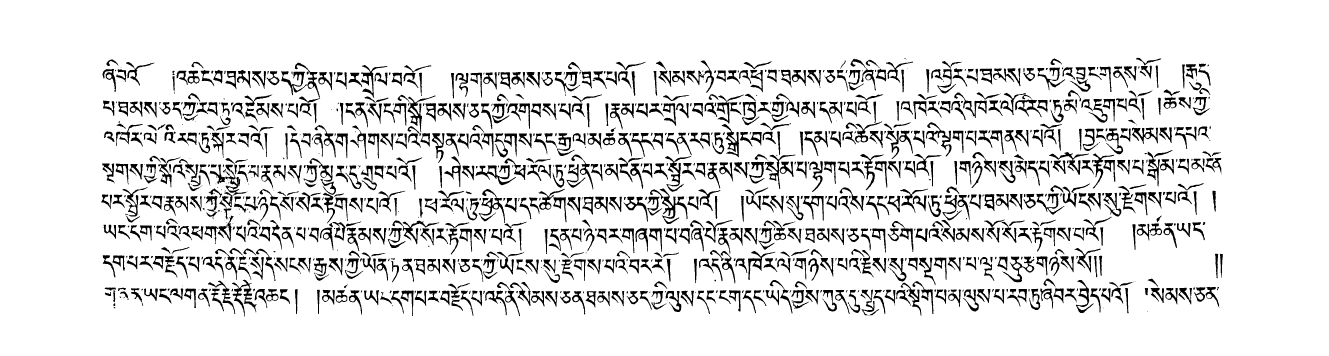
#> input picture remove_border/001.18.png, 5314 x 1422 px (shown at 1/4 size)
$ python hua_jixian.py --image remove_border/001.18.png
#> lines starting #> are read from the running program, lines starting #| are printed output that depends on the picture; after the words box and inside, x2 and y2 are one past the last pixel; in counts of white or black regions, pixels touching at a corner belong together
### Gendist.py
'''import cv2

# 读取图片并转至灰度模式
imagepath = '001.18.png'
# imagepath=cv2.resize(imagepath,(2000,1024))
img = cv2.imread(imagepath, 1)
img=cv2.resize(img,(2000,1024))
gray = cv2.cvtColor(img, cv2.COLOR_BGR2GRAY)
# 二值化
ret, thresh = cv2.threshold(gray, 127, 255, cv2.THRESH_BINARY)
# 图片轮廓
contours, hierarchy = cv2.findContours(thresh, 2, 1)
cnt = contours[0]
# 寻找凸包并绘制凸包（轮廓）
hull = cv2.convexHull(cnt)
print(hull)

length = len(hull)
for i in range(len(hull)):
    cv2.line(img, tuple(hull[i][0]), tuple(hull[(i+1)%length][0]), (0,255,0), 3)

# 显示图片
cv2.imshow('line', img)
cv2.waitKey()
'''
'''
打算利用轮廓检测进行大致行提取，先用大轮廓计算每行大概位置
import cv2
import matplotlib.pyplot as plt
def cv_show(name,image):
    cv2.imshow(name,image)
    cv2.waitKey(0)
    cv2.destroyAllWindows()
img = cv2.imread("001.18.png",0)
img=cv2.resize(img,(2000,1024))
cv_show('img',img)
#反向二值
bw=img/255
bw1=1-bw
cv_show('img',bw1)

#统计每行像素值
hs=sum(bw1)
plt.hist(hs)
hight=hs.shape[0]
print(hight)
plt.show()
#求峰值
dis = 25
hs2= hs*0
i = dis + 1
y=hight - dis
for i in range(y) :
   hs2= sum(hs[i-dis:i+dis,:].shape[0])/( dis*2 + 1 )
   plt.hist(hs2)
   plt.show()'''

# 导入工具包
from imutils import contours
from scipy import ndimage
import numpy as np
import argparse
import cv2
import myutils  # 直接alt+shift+enter新建
from scipy.spatial import ConvexHull, convex_hull_plot_2d
# 设置参数
ap = argparse.ArgumentParser()
ap.add_argument("-i", "--image", required=True,
                help="path to input image")

args = vars(ap.parse_args())


# [8 lines left out: function DiscreteRadonTransform, not called in this run]

from Radon1 import xuan_z
# 绘图展示
def cv_show(name, img):
    cv2.imshow(name, img)
    cv2.waitKey(10)
    cv2.destroyAllWindows()


# 读取输入图像，预处理
image = cv2.imread(args["image"])
#> image is the input picture: shape (1422, 5314, 3); 89% white; 1251 black regions (172 under 20 px), largest, box (x1, y1, x2, y2) and area: (2600, 754, 2750, 896) 4496, (838, 658, 987, 782) 3675, (1902, 661, 2064, 741) 3581
cv_show('image', image)
imag = cv2.resize(image, (2000, 1024))
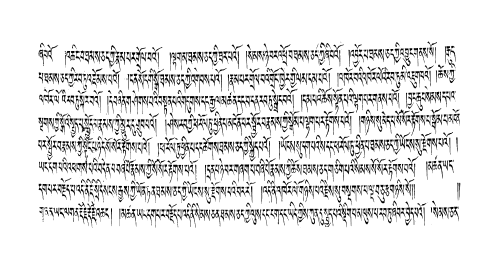
#> imag: shape (1024, 2000, 3) (shown at 1/4 size); min 0, max 255, mean 227.1
img = cv2.imread(args["image"], 0)
#> img: shape (1422, 5314); 89% white; 1251 black regions (172 under 20 px)


imgg = cv2.resize(img, (2000, 1024))
cv_show('img', imgg)
# 反向二值
bw = imgg / 255
gray = 1 - bw
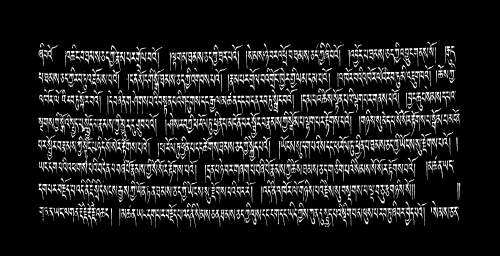
#> gray: shape (1024, 2000) float64 (shown at 1/4 size); min 0, max 1, mean 0.11

cv_show('img', gray)
height = imgg.shape[0]
width = imgg.shape[1]
print(f'{width}{height}')
#| 20001024

# 初始化卷积核
rectKernel = cv2.getStructuringElement(cv2.MORPH_RECT, (13, 3))  # 9,3%11,3比较好%13,3
sqKernel = cv2.getStructuringElement(cv2.MORPH_RECT, (5, 5))
k = np.ones((2, 3), np.uint8)
k1 = np.ones((3, 3), np.uint8)
dst1 = cv2.erode(gray, k, iterations=3)
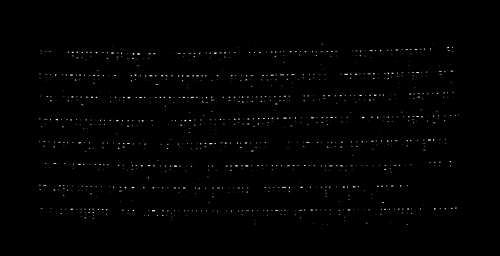
#> dst1: shape (1024, 2000) float64 (shown at 1/4 size); min 0, max 1, mean 0.00689
dst = cv2.dilate(dst1, k1, iterations=3)
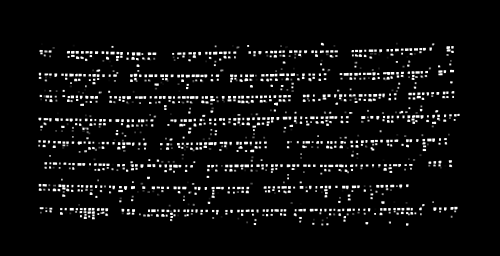
#> dst: shape (1024, 2000) float64 (shown at 1/4 size); min 0, max 1, mean 0.0531

cv_show('img1', dst)
# open = cv2.morphologyEx(dst, cv2.MORPH_OPEN, k)
# cv_show('img2', open)
# 礼帽操作，突出更明亮的区域
tophat = cv2.morphologyEx(dst, cv2.MORPH_TOPHAT, rectKernel, iterations=5)
cv_show('tophat', tophat)

# 通过闭操作（先膨胀，再腐蚀）将数字连在一起
thresh = cv2.morphologyEx(tophat, cv2.MORPH_CLOSE, rectKernel, iterations=9)
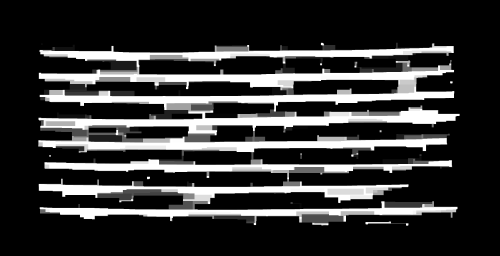
#> thresh: shape (1024, 2000) float64 (shown at 1/4 size); min 0, max 1, mean 0.21
cv_show('gradX', thresh)

# 计算轮廓

threshCnts, hierarchy = cv2.findContours(np.uint8(thresh.copy()), cv2.RETR_EXTERNAL, cv2.CHAIN_APPROX_NONE)
#> threshCnts = 27 contours; largest, box (x1, y1, x2, y2) and area: (154, 436, 1838, 541) 49192, (159, 347, 1817, 446) 42503, (156, 262, 1816, 356) 39098, (154, 553, 1787, 608) 38015, (155, 736, 1634, 811) 33754

cnts =threshCnts
#> cnts has the same summary as threshCnts

# print('iji',cnts)
print(len(cnts[1]))
#| 24
print(cnts[1][1][0][0])
#| 1306
# print(hierarchy)

cur_img = imag.copy()
for h in range(len(cnts)):#轮廓个数
    for j in range(len(cnts[h])):#每个轮廓拥有的坐标
         if cnts[h][j][0][1]<480 and cnts[h][j][0][1]>455:
              cv2.line(cur_img,(cnts[h][j][0][0],cnts[h][j][0][1]),(cnts[h][j][0][0],cnts[h][j][0][1]), (0, 0, 255), 3)#(X,Y)(列，行）
#> this loop made 27 passes
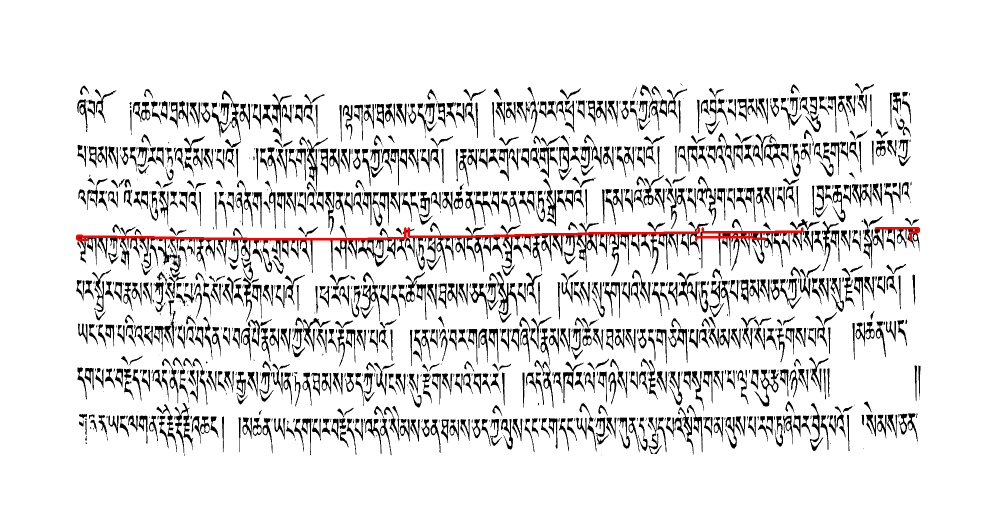
#> cur_img: shape (1024, 2000, 3) (shown at 1/2 size); 0.44% of pixels changed, all inside (x1, y1, x2, y2) = (152, 454, 1840, 482)
cv2.imshow('img', cur_img)
cv2.waitKey(0)
cv2.destroyAllWindows()
locs = []

'''
'''
# # 遍历轮廓
# for (i, c) in enumerate(cnts):
#     # 计算矩形
#     (x, y, w, h) = cv2.boundingRect(c)
#     ar = w / float(h)
#
#     # 选择合适的区域，根据实际任务来，这里的基本都是四个数字一组
#     if ar > 1 and ar < 40000:
#
#         if (w > 800 and w < 2000) and (h > 15 and h < 4000):
#                 # 符合的留下来
#                 locs.append((x, y, w, h))
#
# # 将符合的轮廓从左到右排序
# locs = sorted(locs, key=lambda x: x[0])
# output = []
#
# # 遍历每一个轮廓中的数字
# for (i, (gX, gY, gW, gH)) in enumerate(locs):
#     # initialize the list of group digits
#     groupOutput = []
#
#     # 根据坐标提取每一个组
#     group = gray[gY - 5:gY + gH + 5, gX - 5:gX + gW + 5]
#     cv_show('group', group)
#
#     # 画出来
#
#     cv2.rectangle(imag, (gX - 5, gY - 5),
#                   (gX + gW + 5, gY + gH + 5), (0, 0, 255), 1)
#     cv2.putText(imag, "".join(groupOutput), (gX, gY - 15),
#                 cv2.FONT_HERSHEY_SIMPLEX, 0.65, (0, 0, 255), 2)
#
#     # 得到结果
#     output.extend(groupOutput)
#
# # 打印结果
#
# print("Credit Card #: {}".format("".join(output)))
# cv2.imshow("Image", imag)
# cv2.waitKey(0)

'''
'''

### hua_jixian.py
# function[baseLineImage] = find_syllable_line(I)
# # SYLLABLE_LINE
# 此处显示有关此函数的摘要
# # 此处显示详细说明
# # I: 文字的二值化图像，0
# 表示背景，1
# 表示前景（文字区域）
# imgsize = size(I)

# 使用水平直线检测器进行直线检测　只保留下黑　上白的直线
import cv2
import numpy as np
from scipy.signal import savgol_filter
from scipy.signal import find_peaks
from skimage import transform
import argparse
import matplotlib.pyplot as plt
import scipy
from skimage import measure, color
#> (the run stopped early here; a loop or call above may not have finished)

$ run again, with remove_border/006.365.png copied over remove_border/001.18.png
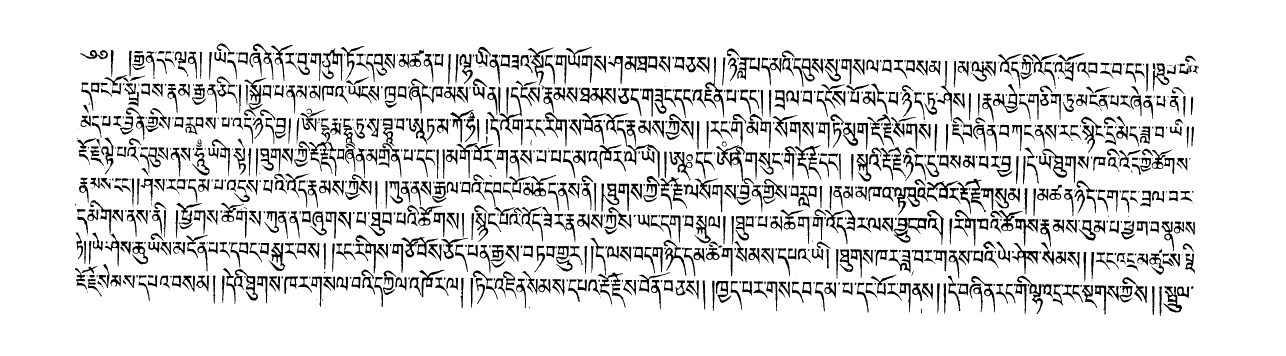
#> input picture remove_border/006.365.png, 5142 x 1421 px (shown at 1/4 size)
#> image is the input picture: shape (1421, 5142, 3); 87.3% white; 1298 black regions (143 under 20 px), largest, box (x1, y1, x2, y2) and area: (2864, 580, 3016, 737) 4280, (2319, 351, 2463, 420) 4030, (1235, 567, 1347, 704) 3910
#> img: shape (1421, 5142); 87.3% white; 1298 black regions (143 under 20 px)
#| 20001024
#> `thresh = cv2.morphologyEx(tophat, cv2.MORPH_CLOSE, rectKernel, iterati..`:
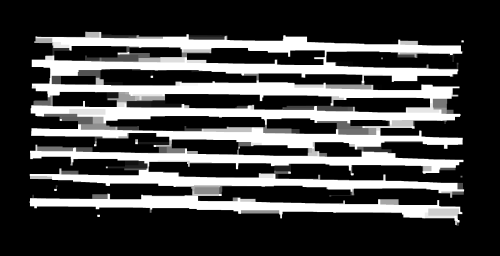
#> thresh: shape (1024, 2000) float64 (shown at 1/4 size); min 0, max 1, mean 0.274
#> threshCnts = 22 contours; largest, box (x1, y1, x2, y2) and area: (127, 137, 1849, 413) 174428, (119, 776, 1849, 872) 57711, (123, 414, 1842, 498) 55230, (125, 498, 1850, 598) 54850, (120, 591, 1854, 694) 54629
#> cnts has the same summary as threshCnts
#| 30
#| 390
#> the loop `for h in range(len(cnts)):#轮廓个数` made 22 passes
#> after the loop `for h in range(len(cnts)):#轮廓个数`:
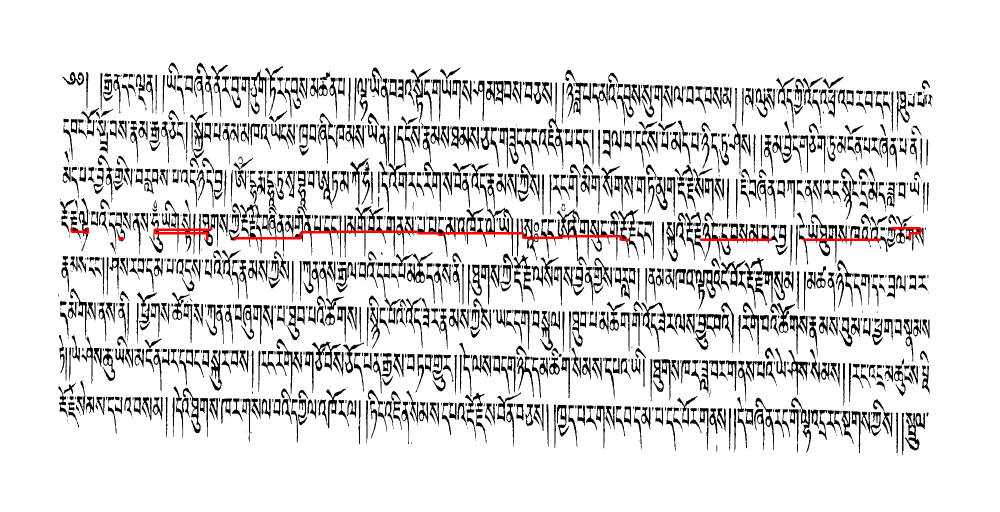
#> cur_img: shape (1024, 2000, 3) (shown at 1/2 size); mean B, G, R 222.1, 222.1, 223

$ run again, with remove_border/001.3.png copied over remove_border/001.18.png
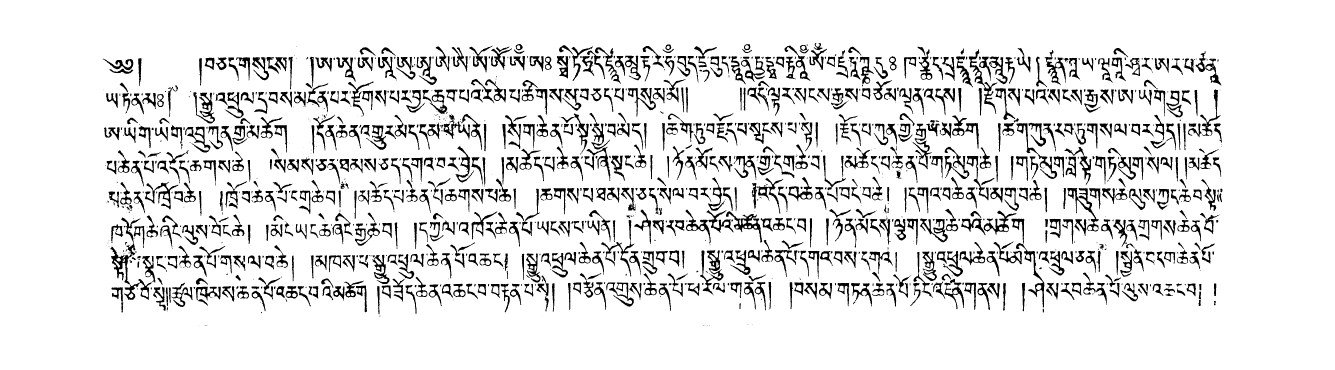
#> input picture remove_border/001.3.png, 5340 x 1477 px (shown at 1/4 size)
#> image is the input picture: shape (1477, 5340, 3); 89.5% white; 1455 black regions (363 under 20 px), largest, box (x1, y1, x2, y2) and area: (442, 870, 607, 1199) 8385, (2800, 1001, 2894, 1182) 4765, (4269, 752, 4395, 926) 4289
#> img: shape (1477, 5340); 89.5% white; 1455 black regions (363 under 20 px)
#| 20001024
#> `thresh = cv2.morphologyEx(tophat, cv2.MORPH_CLOSE, rectKernel, iterati..`:
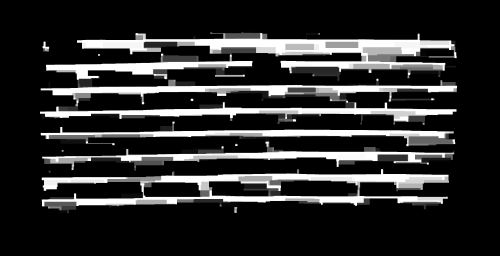
#> thresh: shape (1024, 2000) float64 (shown at 1/4 size); min 0, max 1, mean 0.175
#> threshCnts = 46 contours; largest, box (x1, y1, x2, y2) and area: (308, 133, 1680, 220) 38003, (163, 341, 1828, 386) 27112, (160, 409, 1826, 475) 26802, (168, 734, 1771, 825) 23627, (163, 509, 1780, 556) 23540
#> cnts has the same summary as threshCnts
#| 3694
#| 566
#> the loop `for h in range(len(cnts)):#轮廓个数` made 46 passes
#> after the loop `for h in range(len(cnts)):#轮廓个数`:
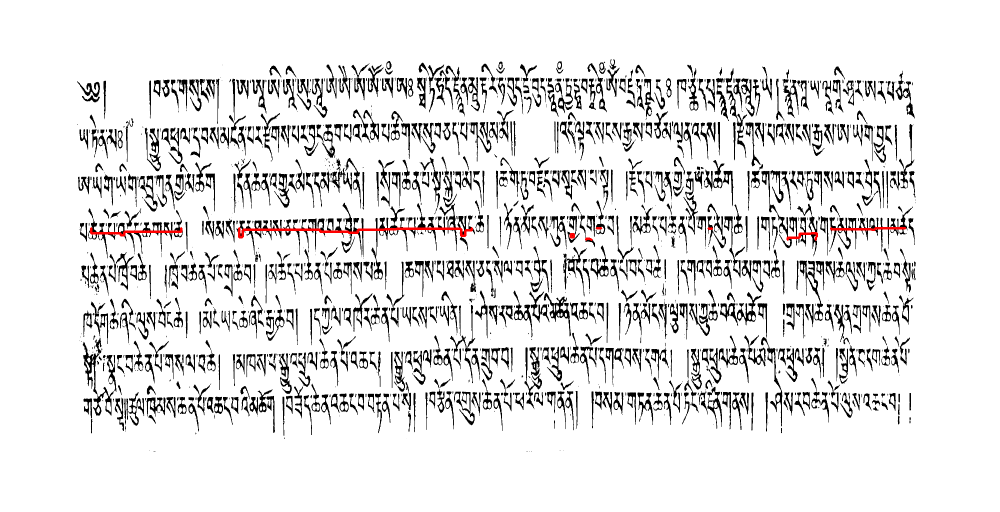
#> cur_img: shape (1024, 2000, 3) (shown at 1/2 size); mean B, G, R 227.8, 227.8, 228.5
